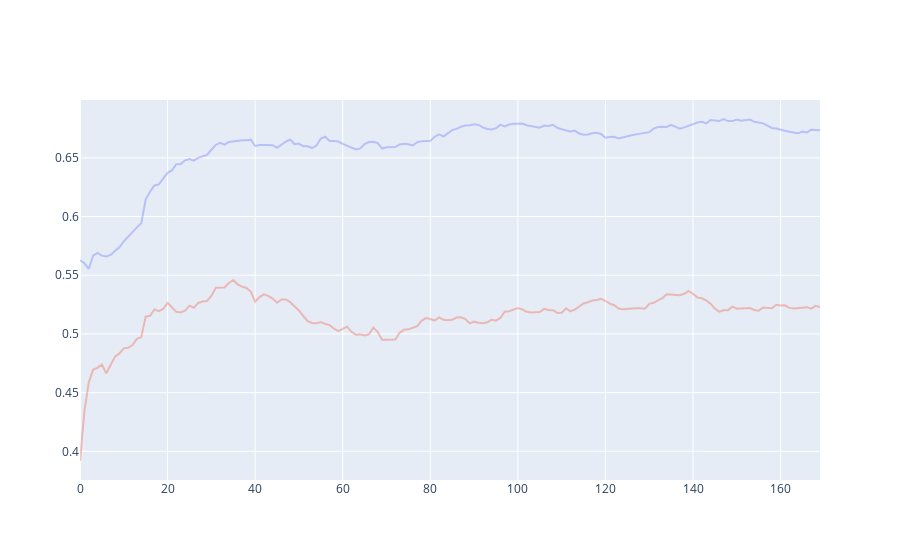

Notebook source saved alongside this figure:
### Code cell
run_idx = 2
# metric = "auc_roc"
# metric = "accuracy"
# metric = "f1_score"
metric = "auc_prec_recall"
# metric = "tpr"
# metric = "tnr"
print(tracker.crossval_runs[run_idx].parameters["lr"], tracker.crossval_runs[run_idx].parameters["exclude_conf_miscl"])

n_samples_for_smoothing = 15
mode = "eval"
fig = go.Figure()
run = tracker.crossval_runs[run_idx].runs[0]
fold = run.get_metric(mode=mode, metric=metric, n_samples_for_smoothing=n_samples_for_smoothing)
fig.add_trace(go.Scatter(y=fold, opacity=0.35, showlegend=False, name="fold", legendgroup=name))

mode = "test"
fold = run.get_metric(mode=mode, metric=metric, n_samples_for_smoothing=n_samples_for_smoothing)
fig.add_trace(go.Scatter(y=fold, opacity=0.35, showlegend=False, name="fold", legendgroup=name))

# blue = eval data, red = test data

### Figure 1 — Plotly figure (JSON) as saved in the notebook; plotly's stock layout.template omitted (floating-point values rounded to 4 significant figures; data arrays with more than 128 entries replaced by an {"elided": "..."} marker saying what was removed)
{"data": [{"legendgroup": "temp1", "name": "fold", "opacity": 0.35, "showlegend": false, "type": "scatter", "y": {"elided": "170 float values"}}, {"legendgroup": "temp1", "name": "fold", "opacity": 0.35, "showlegend": false, "type": "scatter", "y": {"elided": "170 float values"}}], "layout": {"autosize": true, "xaxis": {"autorange": true, "range": [0, 169]}, "yaxis": {"autorange": true, "range": [0.3756, 0.6993], "type": "linear"}}}
